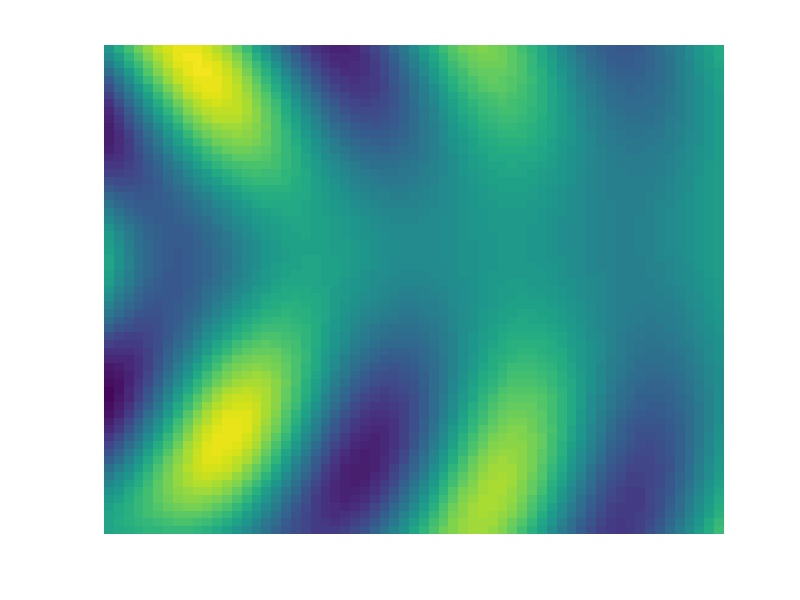

This figure's MATLAB source:
clear
clc

figure()
load('data_wide_75_design.mat')
temp=phi(1,:,:);
temp=reshape(temp,[64,64]);
pcolor(temp);
caxis([-1.3 1.3])
shading flat;
axis off

